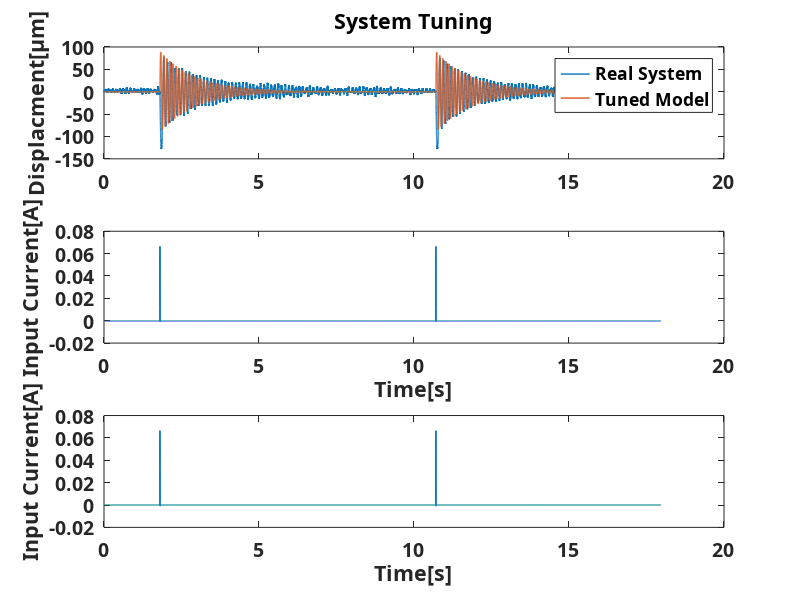

Source code (MATLAB): (Note: this script raises an error after producing the figure.)
close all 
clear 
clc

k=345.0; %N/m
c=0.75; %N*s/m
mass=k/(4.5*2*pi)^2; %kg
gap=3E-4; %ms
C_magnetic=3.73e-6;%N*m^2/A^2
Ib=50E-3;%A
A=[0 1; -k/mass-(4*C_magnetic*Ib^2)/(mass*gap^3) -c/mass];
B=[0 (4*C_magnetic*Ib)/(mass*gap^2)]';
C=[1 1];
D=0;

init=40000;
sys=ss(A,B,C,D);

inputNoControl=importdata('impulse.txt');
inputNoControl(init:end,1)=(inputNoControl(init:end,1)-inputNoControl(1,1))*300e-6;
inputNoControl(init:end,2)=inputNoControl(init:end,2)-mean(inputNoControl(init:end,2));
t=inputNoControl(init:end,1)-inputNoControl(init,1);
u=-inputNoControl(init:end,3);
[y,tOut,x] = lsim(sys,u,t);
y=x(:,1)*1e+6;

figure('DefaultAxesFontName','David','DefaultAxesFontSize',14, 'DefaultAxesFontWeight', 'bold','units','normalized','outerposition',[0 0 1 1])
subplot(3,1,1)

plot(t,inputNoControl(init:end,2),'DisplayName','Real System','LineWidth',1);hold on
plot(t,y,'DisplayName','Tuned Model','LineWidth',1);
legend;ylabel('Displacment[\mum]')
title('System Tuning')
subplot(3,1,2)
plot(t,u,'LineWidth',1)
xlabel('Time[s]');ylabel('Input Current[A]')
subplot(3,1,3)
plot(t,u,'LineWidth',1)
xlabel('Time[s]');ylabel('Input Current[A]')

%% PD comparison real to sim
Q=diag([22000 0.1]);
R=0.001;
Kr=lqr(A,B,Q,R);
Kr=[15000,7]

sysCL=ss(A-B*Kr,B,C,D);
init=192000;%find(abs(input(:,4))>0.0001);
fin=init+1000;
input=importdata('PD_impulse_est.txt');
input(:,1)=(input(:,1)-input(1,1))*300e-6;
input(init:fin,2)=input(init:fin,2)-mean(input(init:fin,2));
t=input(init:fin,1)-input(init,1);
u=input(init:fin,4);
[y,tOut,x] = lsim(sysCL,u,t);
y=x(:,1)*1e+6;
x_real=[input(init:fin,2)*1e-6 input(init:fin,3)];
% J_sim=zeros(length(t),1);
% J_real=zeros(length(t),1);
% for i=2:length(t)
%     J_sim(i)=J_sim(i-1)+x(i,:)*Q*x(i,:)'+u(i)*R*u(i)';
%     J_real(i)=J_real(i-1)+x_real(i,:)*Q*x_real(i,:)'+u(i)*R*u(i)';
% end

figure('DefaultAxesFontName','David','DefaultAxesFontSize',14, 'DefaultAxesFontWeight', 'bold','units','normalized','outerposition',[0 0 1 1])
subplot(2,1,1)

plot(t,input(init:fin,2),'DisplayName','Real System','LineWidth',1);hold on
plot(t,y,'DisplayName','Tuned Model','LineWidth',1);
xlim([0,t(end)])
legend;ylabel('Displacment[\mum]')
title('PD Copmarison')
subplot(2,1,2)
plot(t,u,'LineWidth',1)
ylabel('Input Current[A]')
xlim([0,t(end)]) ;xlabel('Time[s]')
% 
% subplot(3,1,3)
% plot(t,J_sim,'LineWidth',1,'DisplayName','Tuned Model')   ;hold on
% % plot(t,J_real,'LineWidth',1,'DisplayName','Real System')
% xlabel('Time[s]');ylabel('J');
% legend
xlim([0,t(end)])

%% PD comparison sim to sim

Q=diag([22000 0.1]);
R=0.001;
Kr=lqr(A,B,Q,R);
Kr=[15000,7]

sysCL=ss(A-B*Kr,B,C,D);
sysOL=ss(A,B,C,D);
init=192000;%find(abs(input(:,4))>0.0001);
fin=init+1000;
input=importdata('PD_impulse_est.txt');
input(:,1)=(input(:,1)-input(1,1))*300e-6;
input(init:fin,2)=input(init:fin,2)-mean(input(init:fin,2));
t=input(init:fin,1)-input(init,1);
u=input(init:fin,4);
[y,tOut,x_cl] = lsim(sysCL,u,t);
[y2,tOut2,x_ol] = lsim(sysOL,u,t);
y=x_cl(:,1)*1e+6;
x_real=[input(init:fin,2)*1e-6 input(init:fin,3)];
% J_sim=zeros(length(t),1);
% J_real=zeros(length(t),1);
% for i=2:length(t)
%     J_sim(i)=J_sim(i-1)+x(i,:)*Q*x(i,:)'+u(i)*R*u(i)';
%     J_real(i)=J_real(i-1)+x_real(i,:)*Q*x_real(i,:)'+u(i)*R*u(i)';
% end

figure('DefaultAxesFontName','David','DefaultAxesFontSize',14, 'DefaultAxesFontWeight', 'bold','units','normalized','outerposition',[0 0 1 1])
subplot(2,1,1)

plot(t,x_ol(:,1)*1e+6,'DisplayName','Open Loop System','LineWidth',1);hold on
plot(t,y,'DisplayName','Closed Loop System','LineWidth',1);
xlim([0,t(end)])
legend;ylabel('Displacment[\mum]')
title('PD Copmarison')
subplot(2,1,2)
plot(t,u,'LineWidth',1)
ylabel('Input Current[A]')
xlim([0,t(end)]) ;xlabel('Time[s]')
% 
% subplot(3,1,3)
% plot(t,J_sim,'LineWidth',1,'DisplayName','Tuned Model')   ;hold on
% % plot(t,J_real,'LineWidth',1,'DisplayName','Real System')
% xlabel('Time[s]');ylabel('J');
% legend
xlim([0,t(end)])




%% LQR comparison
% Q=diag([22000 0.1]);
% R=0.001;
% Kr=lqr(A,B,Q,R);
Kr=[5000,7.2]
sysCL=ss(A-B*Kr,B,C,D);

input=importdata('LQR_impulse.txt');
init=52800;%find(abs(input(:,4))>0.0001);
fin=init+1000;
input(init:fin,1)=(input(init:fin,1)-input(1,1))*300e-6;
input(init:fin,2)=input(init:fin,2)-mean(input(init:fin,2));
t=input(init:fin,1)-input(init,1);
u=input(init:fin,4);
[y,tOut,x] = lsim(sysCL,u,t);
y=x(:,1);

figure('DefaultAxesFontName','David','DefaultAxesFontSize',14, 'DefaultAxesFontWeight', 'bold','units','normalized','outerposition',[0 0 1 1])
subplot(2,1,1)

plot(t,input(init:fin,2),'DisplayName','Real System','LineWidth',1);hold on
plot(t,y,'DisplayName','Tuned Model','LineWidth',1);
xlim([0,t(end)])
legend;ylabel('Displacment[\mum]')
title('LQR Copmarison')
subplot(2,1,2)
plot(t,u,'LineWidth',1)
xlabel('Time[s]');ylabel('Input Current[A]')
xlim([0,t(end)])
